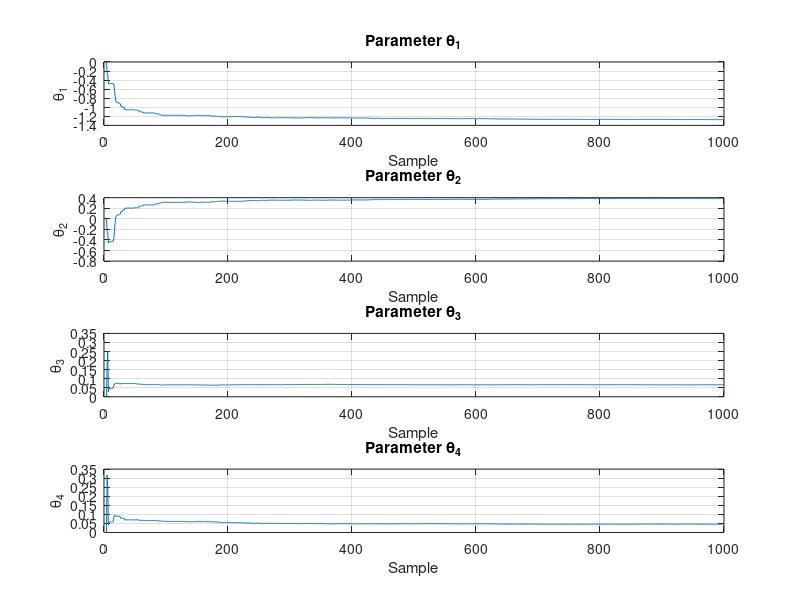
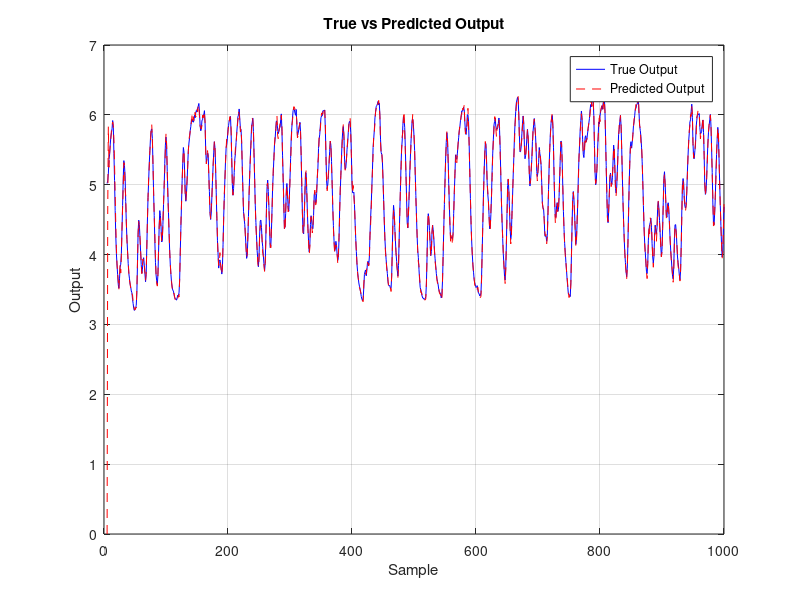

The MATLAB source for these figures, in order:
clc; clear; clear all;

% Wczytanie danych z pliku dryer.dat
data = load('Dane/dryer.dat');
Tp = 0.08;
time = (0:size(data, 1)-1) * Tp;

% Załadowanie do zmiennych:
input_data = data(:,1);    % Moc grzałki wyrażona w [W]
output_data = data(:,2);   % Temperatura wyrażona w [C]


% Tworzenie wykresów
figure;


% Parametry
N = length(input_data); % liczba próbek
na = 2; % rząd modelu ARX dla wyjścia
nb = 2; % rząd modelu ARX dla wejścia
nk = 3; % opóźnienie (number of samples)

% Inicjalizacja zmiennych
theta = zeros(na + nb, 1); % estymowane parametry
P = 10 * eye(na + nb); % macierz kowariancji
phi = zeros(na + nb, 1); % wektor regresji

% Przechowywanie estymat parametrów
theta_history = zeros(N, na + nb);
y_pred = zeros(N, 1);

% Algorytm RLS
for n = max(na, nb+nk):N
    % Wektor regresji
    phi(1:na) = -output_data(n-1:-1:n-na);
    phi(na+1:end) = input_data(n-nk:-1:n-nk-nb+1);
    
    % Predykcja wyjścia
    y_hat = phi' * theta;
    y_pred(n) = y_hat;
    
    % Błąd predykcji
    e = output_data(n) - y_hat;
    
    % Wzmocnienie
    K = P * phi / (1 + phi' * P * phi);
    
    % Aktualizacja estymaty parametrów
    theta = theta + K * e;
    
    % Aktualizacja macierzy kowariancji
    P = (P - K * phi' * P);
    
    % Przechowywanie estymat parametrów
    theta_history(n, :) = theta';
end

% Obliczanie Jfit
y_true = output_data(max(na, nb+nk):N);
y_pred = y_pred(max(na, nb+nk):N);
Jfit = 100 * (1 - sum((y_true - y_pred).^2) / sum((y_true - mean(y_true)).^2));

% Tworzenie wykresów estymat parametrów
figure;
for i = 1:na + nb
    subplot(na + nb, 1, i);
    plot(theta_history(:, i));
    title(['Parameter \theta_', num2str(i)]);
    xlabel('Sample');
    ylabel(['\theta_', num2str(i)]);
    grid on;
end

% Tworzenie wykresu rzeczywistych i predykowanych wartości wyjściowych
figure;
plot(max(na, nb+nk):N, y_true, 'b', max(na, nb+nk):N, y_pred, 'r--');
title('True vs Predicted Output');
xlabel('Sample');
ylabel('Output');
legend('True Output', 'Predicted Output');
grid on;

% Wyświetlanie końcowych estymat parametrów i Jfit
disp('Estimated parameters:');
disp(theta);



disp(['Jfit: ', num2str(Jfit)]);
